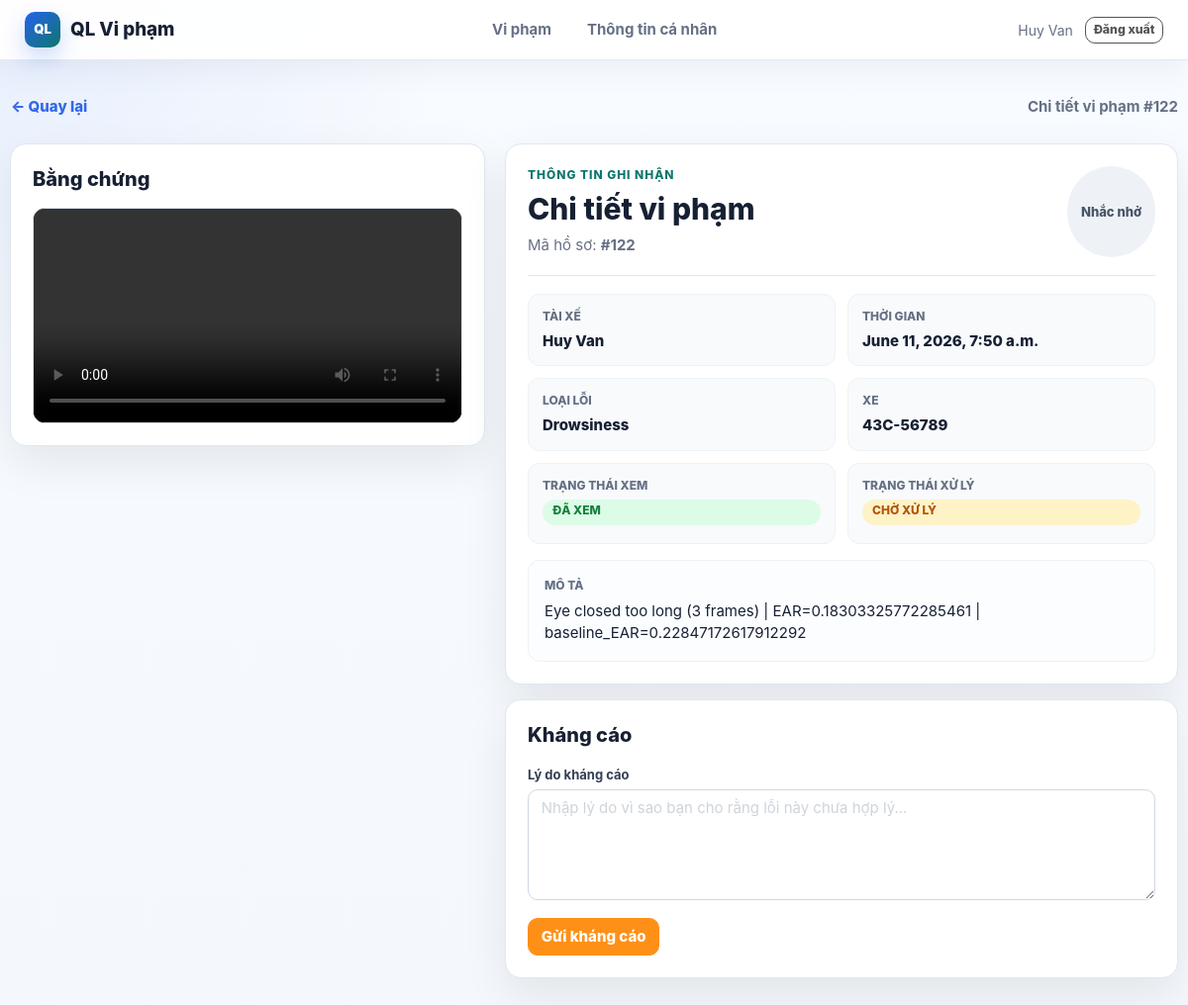
/violations/detail/122/ (signed in), run on the app's committed database.
### accounts/models.py (models this page shows, shortened)
class Account(AbstractBaseUser):
    first_name = models.CharField(max_length=50)
    last_name = models.CharField(max_length=50)
    username = models.CharField(max_length=50, unique=True)
    email = models.EmailField(max_length=100, unique=True)
    phone_number = models.CharField(max_length=15, blank=True)
    card_uid = models.CharField(max_length=50, unique=True, null=True, blank=True)
    date_joined = models.DateTimeField(auto_now_add=True)
    last_login = models.DateTimeField(auto_now=True)
    is_admin = models.BooleanField(default=False)
    is_staff = models.BooleanField(default=False)
    is_active = models.BooleanField(default=True)
    is_superadmin = models.BooleanField(default=False)
    USERNAME_FIELD = 'email'
    REQUIRED_FIELDS = ['username', 'first_name', 'last_name']
    objects = MyAccountManager()
    def get_full_name(self):
        return f"{self.first_name} {self.last_name}"

### violations/models.py (models this page shows, shortened)
class Violation(models.Model):
    STATUS_CHOICES = [
        ('pending', 'Pending'),
        ('confirmed', 'Confirmed'),
        ('dismissed', 'Dismissed'),
        ('appealed', 'Appealed'),
    ]
    category = models.ForeignKey(Category, on_delete=models.CASCADE)
    reporter = models.ForeignKey(Account, on_delete=models.CASCADE)
    vehicle = models.ForeignKey(Vehicle, on_delete=models.CASCADE)
    title = models.CharField(max_length=200, default="Violation Report")
    description = models.TextField()
    reported_at = models.DateTimeField(auto_now_add=True)
    image = models.ImageField(upload_to='violations/', null=True, blank=True)
    video = models.FileField(upload_to='violations/videos/', null=True, blank=True)
    viewed = models.BooleanField(default=False)
    status = models.CharField(max_length=20, choices=STATUS_CHOICES, default='pending')
    class Meta:
        verbose_name = "Violation"
        verbose_name_plural = "Violations"
        ordering = ['-reported_at']

### categories/models.py (models this page shows, shortened)
class Category(models.Model):
    name = models.CharField(max_length=100)
    description = models.TextField(blank=True, null=True)
    severality_level = models.IntegerField(default=1)
    is_active = models.BooleanField(default=True)
    created_at = models.DateTimeField(auto_now_add=True)
    class Meta:
        verbose_name = "Category"
        verbose_name_plural = "Categories"
        ordering = ['name']

### vehicles/models.py (models this page shows, shortened)
class Vehicle(models.Model):
    license_plate = models.CharField(max_length=20, unique=True)
    model = models.CharField(max_length=100)
    registration_date = models.DateField()

### violations/views.py (the view)
# urls.py: path('detail/<int:violation_id>/', views.violation_detail, name='violation_detail'),
@login_required
def violation_detail(request, violation_id):
    violation = get_object_or_404(
        Violation.objects.select_related("category", "vehicle", "reporter"),
        id=violation_id,
        reporter=request.user
    )
    if not violation.viewed:
        violation.viewed = True
        violation.save(update_fields=["viewed"])
    appeal = getattr(violation, "appeal", None)
    context = {
        "violation": violation,
        "appeal": appeal,
    }
    return render(request, "violation_detail.html", context)

### categories/context_processors.py (called while the page is built)
def menu_links(request):
    links = Category.objects.all()
    return dict(links=links)

### templates/violation_detail.html (shortened to what this page needs)
{% extends "base.html" %}
{% load static %}
{% block content %}
<div class="detail-toolbar">
  <a class="btn btn-link px-0" href="javascript:history.back()">← Quay lại</a>
  <span>Chi tiết vi phạm #{{ violation.id }}</span>
</div>
<div class="row">
  <div class="col-lg-5 mb-3">
    <section class="data-card evidence-card">
      <div class="section-title-row">
        <h2>Bằng chứng</h2>
      </div>
      {% if violation.video %}
      <video class="evidence-media" controls preload="metadata" playsinline>
        <source src="{{ violation.video.url }}" type="video/mp4" />
      </video>
      {% else %}
      <div class="empty-state evidence-empty">
        <strong>Chưa có bằng chứng</strong>
        <span>Hình ảnh hoặc video sẽ hiển thị tại đây khi được ghi nhận.</span>
      </div>
      {% endif %}
    </section>
  </div>
  <div class="col-lg-7">
    <section class="data-card">
      <div class="detail-head">
        <div>
          <p class="eyebrow">Thông tin ghi nhận</p>
          <h1>Chi tiết vi phạm</h1>
          <p>Mã hồ sơ: <strong>#{{ violation.id }}</strong></p>
        </div>
        <span
          class="status-pill large {% if violation.category.severality_level == 2 %}danger{% else %}muted{% endif %}"
        >
          {% if violation.category.severality_level == 2 %}Nghiêm trọng{% else %}Nhắc nhở{% endif %}
        </span>
      </div>
      <div class="detail-grid">
        <div class="detail-item">
          <span>Tài xế</span>
          <strong>{{ violation.reporter.get_full_name|default:violation.reporter.username }}</strong>
        </div>
        <div class="detail-item">
          <span>Thời gian</span>
          <strong>{{ violation.reported_at }}</strong>
        </div>
        <div class="detail-item">
          <span>Loại lỗi</span>
          <strong>{{ violation.category.name }}</strong>
        </div>
        <div class="detail-item">
          <span>Xe</span>
          <strong>{{ violation.vehicle.license_plate }}</strong>
        </div>
        <div class="detail-item">
          <span>Trạng thái xem</span>
          {% if violation.viewed %}
          <strong><span class="status-pill success">Đã xem</span></strong>
          {% else %}
          <strong><span class="status-pill warning">Chưa xem</span></strong>
          {% endif %}
        </div>
        <div class="detail-item">
          <span>Trạng thái xử lý</span>
          <strong>
            {% if violation.status == "pending" %}
            <span class="status-pill warning">Chờ xử lý</span>
            {% elif violation.status == "confirmed" %}
            <span class="status-pill danger">Đã xác nhận</span>
            {% elif violation.status == "dismissed" %}
            <span class="status-pill muted">Đã hủy</span>
            {% elif violation.status == "appealed" %}
            <span class="status-pill info">Đang kháng cáo</span>
            {% else %}
            <span class="status-pill muted">{{ violation.status }}</span>
            {% endif %}
          </strong>
        </div>
      </div>
      <div class="note-box">
        <span>Mô tả</span>
        <p class="{% if not violation.description %}text-muted{% endif %}">
          {{ violation.description|default:"Không có mô tả" }}
        </p>
      </div>
    </section>
    <section class="data-card mt-3">
      <div class="section-title-row">
        <h2>Kháng cáo</h2>
      </div>
      {% if appeal %}
      <div class="appeal-summary">
        <div class="detail-item">
          <span>Trạng thái đơn</span>
          <strong>
            {% if appeal.status == "pending" %}
            <span class="status-pill warning">Chờ duyệt</span>
            {% elif appeal.status == "approved" %}
            <span class="status-pill success">Đã chấp nhận</span>
            {% elif appeal.status == "rejected" %}
            <span class="status-pill danger">Bị từ chối</span>
            {% else %}
            <span class="status-pill muted">{{ appeal.status }}</span>
            {% endif %}
          </strong>
        </div>
        <div class="note-box mb-0">
          <span>Lý do kháng cáo</span>
          <p>{{ appeal.reason }}</p>
        </div>
        <div class="detail-grid mt-3">
          <div class="detail-item">
            <span>Ngày gửi</span>
            <strong>{{ appeal.created_at }}</strong>
          </div>
          {% if appeal.reviewed_at %}
          <div class="detail-item">
            <span>Ngày duyệt</span>
            <strong>{{ appeal.reviewed_at }}</strong>
          </div>
          {% endif %}
        </div>
        {% if appeal.admin_note %}
        <div class="note-box mt-3 mb-0">
          <span>Phản hồi từ quản trị viên</span>
          <p>{{ appeal.admin_note }}</p>
        </div>
        {% endif %}
      </div>
      {% else %}
      <form method="post" action="{% url 'create_appeal' violation.id %}">
        <div class="form-group">
          <label for="reason">Lý do kháng cáo</label>
          <textarea
            name="reason"
            id="reason"
            rows="4"
            class="form-control"
            placeholder="Nhập lý do vì sao bạn cho rằng lỗi này chưa hợp lý..."
            required
          ></textarea>
        </div>
        <button type="submit" class="btn btn-warning">Gửi kháng cáo</button>
      </form>
      {% endif %}
    </section>
  </div>
</div>
{% endblock %}

### templates/base.html (shortened to what this page needs)
{% load static %}
<!doctype html>
<html lang="vi">
  <head>
    <link rel="stylesheet" href="{% static 'css/bootstrap.css' %}" />
    <link rel="stylesheet" href="{% static 'css/ui.css' %}" />
    <link rel="stylesheet" href="{% static 'css/responsive.css' %}" />
  </head>
  <body class="app-shell">
    <nav class="navbar navbar-expand-lg navbar-light app-navbar">
      <div class="container">
        <a class="navbar-brand app-brand" href="{% url 'violation_list' %}">
          <span class="app-brand-mark">QL</span>
          <span>QL Vi phạm</span>
        </a>
        <div class="collapse navbar-collapse" id="mainNavbar">
          <ul class="navbar-nav mr-auto app-nav-links">
            <li
              class="nav-item {% if request.resolver_match.url_name == 'violation_list' %}active{% endif %}"
            >
              <a class="nav-link" href="{% url 'violation_list' %}">Vi phạm</a>
            </li>
            <li
              class="nav-item {% if request.resolver_match.url_name == 'profile' %}active{% endif %}"
            >
              <a class="nav-link" href="{% url 'profile' %}">Thông tin cá nhân</a>
            </li>
          </ul>
          <div class="app-user-area">
            {% if request.user.is_authenticated %}
            <span class="app-user-name">
              {{ request.user.get_full_name|default:request.user.email }}
            </span>
            <a class="btn btn-outline-secondary btn-sm" href="{% url 'logout' %}">
              Đăng xuất
            </a>
            {% else %}
            <a class="btn btn-primary btn-sm" href="{% url 'login' %}">
              Đăng nhập
            </a>
            {% endif %}
          </div>
        </div>
      </div>
    </nav>
    <main class="container app-main">
      {% block content %}{% endblock %}
    </main>
  </body>
</html>

### data on the page
Account: user.get_full_name "Huy Van"
Violation: id "122", reporter.get_full_name "Huy Van", reported_at "June 11, 2026, 7:50 a.m.", category.name "Drowsiness", vehicle.license_plate "43C-56789", description "Eye closed too long (3 frames) | EAR=0.18303325772285461 | baseline_EAR=0.22847172617912292"
